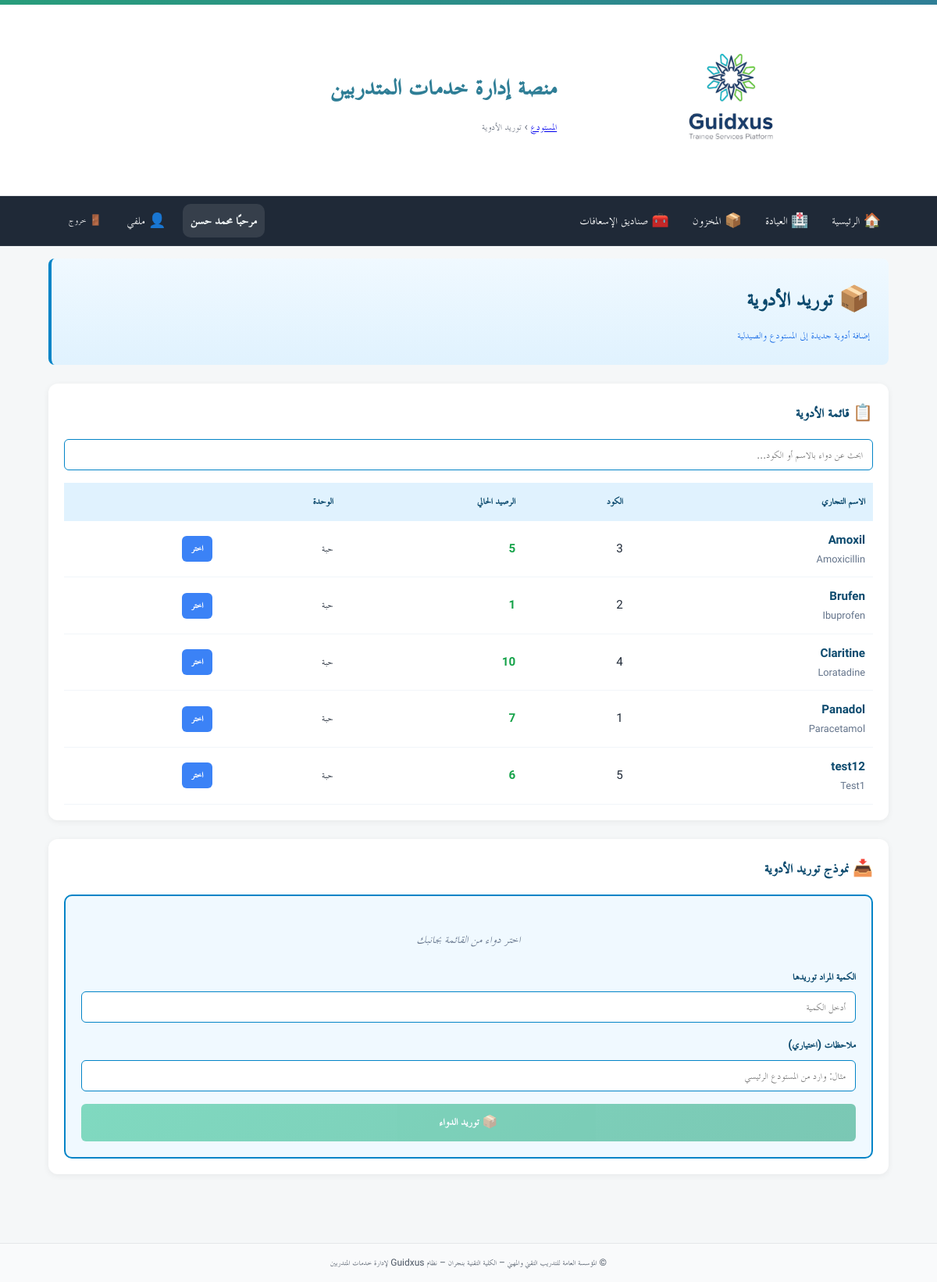
/inventory/dispense-drugs (signed in), run on the app's committed database.
### app/models.py (models this page shows)
class User(Base):
    __tablename__ = "users"
    id = Column(Integer, primary_key=True, autoincrement=True)
    full_name = Column(String(255), nullable=False)
    username = Column(String(100), unique=True, nullable=False, index=True)
    password_hash = Column(String(255), nullable=False)
    is_admin = Column(Boolean, default=False, nullable=False)   # سوبر أدمن (صلاحيات كاملة)
    is_college_admin = Column(Boolean, default=False, nullable=False)  # أدمن كلية (صلاحيات في نطاق كلية واحدة)
    college_admin_college = Column(String(255), nullable=True)  # الكلية التي يديرها أدمن الكلية
    is_hod = Column(Boolean, default=False, nullable=False)      # رئيس قسم؟
    is_doc = Column(Boolean, default=False, nullable=False)      # 👈 طبيب الكلية (جديد)
    hod_college = Column(String(255), nullable=True)             # كلية رئيس القسم (إن وُجد)
    is_active = Column(Boolean, default=True, nullable=False)
    must_change_password = Column(Boolean, default=True, nullable=False)  # يجب تغيير كلمة المرور عند أول دخول
    created_at = Column(DateTime, server_default=func.now(), nullable=False)
    updated_at = Column(DateTime, onupdate=func.now())
    headed_departments = relationship(
        "Department",
        back_populates="head_user",
        foreign_keys="Department.head_user_id",
        lazy="selectin",
    )

### tables this page shows
CREATE TABLE warehouse_stock (
            id INTEGER PRIMARY KEY AUTOINCREMENT,
            drug_id INTEGER UNIQUE NOT NULL,
            balance_qty INTEGER DEFAULT 0,
            last_updated TIMESTAMP DEFAULT CURRENT_TIMESTAMP,
            FOREIGN KEY (drug_id) REFERENCES drugs(id)
        );

CREATE TABLE drugs (
            id INTEGER PRIMARY KEY AUTOINCREMENT,
            drug_code TEXT UNIQUE NOT NULL,
            trade_name TEXT NOT NULL,
            generic_name TEXT,
            strength TEXT,
            form TEXT,
            unit TEXT,
            reorder_level INTEGER DEFAULT 0,
            is_active BOOLEAN DEFAULT 1,
            created_at TIMESTAMP DEFAULT CURRENT_TIMESTAMP
        );

### app/routers/inventory.py (the view)
@router.get("/dispense-drugs")
def dispense_drugs_page(
    request: Request,
    user=Depends(require_doc),
    db: Session = Depends(get_db)
):
    drugs_data = db.execute(text('''
        SELECT
            d.id,
            d.drug_code,
            d.trade_name,
            d.generic_name,
            d.strength,
            d.form,
            d.unit,
            ws.balance_qty as warehouse_qty,
            ps.balance_qty as pharmacy_qty
        FROM drugs d
        LEFT JOIN warehouse_stock ws ON d.id = ws.drug_id
        LEFT JOIN pharmacy_stock ps ON d.id = ps.drug_id
        ORDER BY d.trade_name
    ''')).fetchall()
    drugs = [
        {
            'id': row[0],
            'drug_code': row[1],
            'trade_name': row[2],
            'generic_name': row[3],
            'strength': row[4],
            'form': row[5],
            'unit': row[6],
            'warehouse_qty': row[7] or 0,
            'pharmacy_qty': row[8] or 0,
        }
        for row in drugs_data
    ]
    boxes = db.query(FirstAidBox).all()
    return templates.TemplateResponse("inventory/stock_moves.html", {
        "request": request,
        "drugs": drugs,
        "boxes": boxes
    })

### app/templates/inventory/stock_moves.html (shortened to what this page needs)
{% extends "base.html" %}
{% block breadcrumb %}
  <a href="/inventory/">المستودع</a> › <span>توريد الأدوية</span>
{% endblock %}
{% block content %}
<div class="page-header">
  <h1 class="page-title">📦 توريد الأدوية</h1>
  <p class="page-subtitle">إضافة أدوية جديدة إلى المستودع والصيدلية</p>
</div>
<div class="main-content">
  <div class="section">
    <h2 class="section-title">📋 قائمة الأدوية</h2>
    <div class="search-bar">
      <input
        type="text"
        id="supplyDrugSearch"
        placeholder="ابحث عن دواء بالاسم أو الكود..."
      >
    </div>
    <div class="table-container">
      <table class="drugs-table">
        <thead>
          <tr>
            <th>الاسم التجاري</th>
            <th>الكود</th>
            <th>الرصيد الحالي</th>
            <th>الوحدة</th>
            <th></th>
          </tr>
        </thead>
        <tbody id="supplyDrugsTableBody">
          {% if drugs %}
            {% for drug in drugs %}
            <tr class="supply-drug-row" data-drug-id="{{ drug.id }}">
              <td>
                <span class="drug-name">{{ drug.trade_name }}</span>
                {% if drug.generic_name %}
                  <div style="font-size: 0.8rem; color: #64748b;">{{ drug.generic_name }}</div>
                {% endif %}
              </td>
              <td>{{ drug.drug_code }}</td>
              <td>
                <span class="qty-normal">
                  {{ drug.warehouse_qty }}
                </span>
              </td>
              <td>{{ drug.unit }}</td>
              <td>
                <button
                  class="select-drug-btn"
                  onclick="selectSupplyDrug({{ drug.id }}, '{{ drug.trade_name }}', '{{ drug.unit }}')"
                >
                  اختر
                </button>
              </td>
            </tr>
            {% endfor %}
          {% else %}
            <tr>
              <td colspan="5" class="no-drug-message">لا توجد أدوية في النظام</td>
            </tr>
          {% endif %}
        </tbody>
      </table>
    </div>
  </div>
  <div class="section">
    <h2 class="section-title">📥 نموذج توريد الأدوية</h2>
    <form class="action-form" onsubmit="submitSupply(event)">
      <div id="selectedSupplyDrugInfo" class="no-drug-message">اختر دواء من القائمة بجانبك</div>
      <div class="form-group">
        <label for="supplyQuantityInput">الكمية المراد توريدها</label>
        <input
          type="number"
          id="supplyQuantityInput"
          name="quantity"
          min="1"
          placeholder="أدخل الكمية"
          required
        >
      </div>
      <div class="form-group">
        <label for="supplyNotes">ملاحظات (اختياري)</label>
        <input
          type="text"
          id="supplyNotes"
          name="notes"
          placeholder="مثال: وارد من المستودع الرئيسي"
        >
      </div>
      <button type="submit" class="action-btn supply-btn" id="supplyBtn" disabled>
        📦 توريد الدواء
      </button>
    </form>
  </div>
</div>
{% endblock %}

### app/templates/base.html (shortened to what this page needs)
<!doctype html>
<html lang="ar" dir="rtl">
<head>
  <link rel="stylesheet" href="/static/css/app.css">
  <link rel="stylesheet" href="/static/css/custom.css">
</head>
<body>
  <header class="site-header">
    <div class="topband"></div>
    <div class="container header-inner">
      {% if ui_logo_url %}
        <img src="{{ ui_logo_url }}" alt="{{ app_name or 'Logo' }}" class="logo">
      {% else %}
        <img src="/static/images/logo.jpg" alt="{{ app_name or 'Logo' }}" class="logo">
      {% endif %}
      <div class="titles">
        <h1 class="site-title">{{ app_name or "منصة إدارة خدمات المتدربين" }}</h1>
        <div class="breadcrumb">{% block breadcrumb %}{% endblock %}</div>
      </div>
    </div>
  </header>
  <nav class="main-nav">
    <div class="nav-inner">
      <a href="/">🏠 الرئيسية</a>
      {% set cu = request.session.get('user') %}
      {% set display_name = (cu.get('full_name') if cu and cu.get('full_name') else (cu.get('username') if cu and cu.get('username') else 'مستخدم')) %}
      {% if cu %}
        {% if cu.get('is_doc') %}
          <a href="/clinic/">🏥 العيادة</a>
          <a href="/inventory/">📦 المخزون</a>
          <a href="/first-aid/">🧰 صناديق الإسعافات</a>
        {% endif %}
        <div class="navbar-right">
          <span class="greeting">مرحبًا {{ display_name }}</span>
          <a href="/profile/" class="btn-link" title="ملفي الشخصي">👤 ملفي</a>
          <form method="post" action="/auth/logout" style="margin:0;">
            <button class="btn-link btn-logout" title="تسجيل الخروج">🚪 خروج</button>
          </form>
        </div>
      {% else %}
        <div class="nav-spacer"></div>
        <a href="/auth/login">🔐 تسجيل الدخول</a>
      {% endif %}
    </div>
  </nav>
  <main class="container">
    {% block content %}{% endblock %}
  </main>
  <footer class="site-footer">
    <div class="container">
      <small>
        {{ ui_footer or "© المؤسسة العامة للتدريب التقني والمهني – الكلية التقنية بنجران – نظام Guidxus لإدارة خدمات المتدربين" }}
      </small>
    </div>
  </footer>
</body>
</html>

### app/static/css/app.css (style rules this page uses)
:root { --tvtc-green-1:#7EC6A4; --tvtc-green-2:#289D7B; --tvtc-blue-1:#6BB6C8; --tvtc-blue-2:#2F7E96; --tvtc-gray-1:#F5F7F8; --tvtc-gray-2:#E5E7EA; --tvtc-gray-3:#6B7280; --tvtc-black:#1F2937; --tvtc-ivory:#FAFAF7; }
* { box-sizing:border-box; font-family:"Cairo","TraditionalArabicCustom","MajallaCustom","Noto Kufi Arabic","Segoe UI",Arial,sans-serif; }
body { margin:0; background:linear-gradient(180deg,var(--tvtc-ivory),#fff 220px,var(--tvtc-gray-1) 221px); color:var(--tvtc-black); font-size:18px; line-height:1.7; }
.container { max-width:1100px; margin-inline:auto; padding:16px; }
.site-header { background:#fff; border-bottom:1px solid var(--tvtc-gray-2); }
.header-inner { display:flex; align-items:center; gap:16px; padding-block:12px; }
.logo { height:56px; width:auto; filter: drop-shadow(0 1px 0 rgba(0,0,0,.05)); }
.site-title { margin:0; color:var(--tvtc-blue-2); font-weight:700; letter-spacing:.3px; }
.breadcrumb { color:var(--tvtc-gray-3); font-size:.9rem; }
.topband { height:6px; background:linear-gradient(90deg,var(--tvtc-green-2),var(--tvtc-blue-2)); }
.site-footer { margin-top:40px; background:#fff; border-top:1px solid var(--tvtc-gray-2); padding:16px; color:var(--tvtc-gray-3); text-align:center; }
.main-nav { background: #1f2937; color: #fff; border-bottom: 1px solid rgba(255,255,255,.06); }
.main-nav .nav-inner { display: flex; gap: 10px; align-items: center; padding: 10px 12px; max-width: 1100px; margin: 0 auto; }
.main-nav a { color:#fff; text-decoration:none; padding:6px 10px; border-radius:8px; }
.main-nav form { margin-inline-start: auto; }
.btn-link { background: transparent; color: #fff; border: 0; cursor: pointer; padding: 6px 10px; border-radius: 8px; }

### app/static/css/custom.css (style rules this page uses)
.nav-inner a { display: inline-flex; align-items: center; gap: 6px; color: #fff; text-decoration: none; padding: 6px 10px; border-radius: 8px; }
.nav-inner .btn-link { display: inline-flex; align-items: center; gap: 6px; background: transparent; color: #fff; border: 0; cursor: pointer; padding: 6px 10px; border-radius: 8px; }
.navbar-right { display: flex; align-items: center; gap: 12px; }
.greeting { font-weight: 700; color: #f0f5f6; background: rgba(255, 255, 255, 0.10); padding: 6px 10px; border-radius: 10px; }
.btn-logout { margin-left: 40px; }
.btn-logout { margin-left: 16px; }
.site-footer { background: #f9fafb; padding: 12px 0; text-align: center; font-size: .9rem; color: #4b5563; }

### app/templates/base.html (style rules this page uses)
:root { --container: 1100px; }
.container { max-width: var(--container); margin: 0 auto; padding: 0 12px; }
.main-nav { background: #1f2937; color: #fff; border-bottom: 1px solid rgba(255,255,255,.06); }
.main-nav .nav-inner { display: flex; gap: 10px; align-items: center; padding: 10px 12px; max-width: var(--container); margin: 0 auto; }
.main-nav a { color:#fff; text-decoration:none; padding:6px 10px; border-radius:8px; }
.btn-link { background: transparent; color: #fff; border: 0; cursor: pointer; padding: 6px 10px; border-radius: 8px; }
main.container { padding-top: 16px; padding-bottom: 24px; }
.breadcrumb { color:#6b7280; font-size:.92rem; margin-top:8px; }
.site-header .header-inner { display:flex; align-items:center; gap:14px; padding: 12px 0; }
.site-header .logo { height: 220px; width: auto; }
.site-header .site-title { margin:0; font-weight:700; }
.site-footer { background:#f9fafb; padding:12px 0; text-align:center; font-size:.9rem; color:#4b5563; }

### data on the page
User: full_name "محمد حسن"
warehouse_stock: trade_name "Amoxil", generic_name "Amoxicillin", drug_code "3", warehouse_qty "5", unit "حبة"
warehouse_stock: trade_name "Brufen", generic_name "Ibuprofen", drug_code "2", warehouse_qty "1", unit "حبة"
warehouse_stock: trade_name "Claritine", generic_name "Loratadine", drug_code "4", warehouse_qty "10", unit "حبة"
warehouse_stock: trade_name "Panadol", generic_name "Paracetamol", drug_code "1", warehouse_qty "7", unit "حبة"
warehouse_stock: trade_name "test12", generic_name "Test1", drug_code "5", warehouse_qty "6", unit "حبة"

### other printed values
{{ app_name or "منصة إدارة خدمات المتدربين" }} "منصة إدارة خدمات المتدربين"
